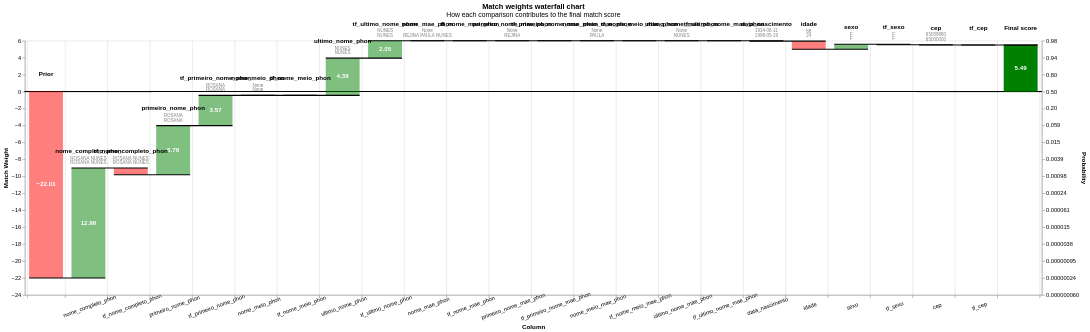

Source (notebook cell):
### Markdown cell above
## 6. Erros de predição

Waterfall dos pares em que o modelo discorda da coorte, no threshold escolhido.
Falsos negativos que não passaram por nenhuma blocking rule não aparecem aqui —
esses são perda de blocking, não de scoring, e são medidos na seção 7.

### Code cell
THRESHOLD_AVALIACAO = 0.95

records_fp = linker.evaluation.prediction_errors_from_labels_table(
    labels_sdf,
    threshold_match_probability=THRESHOLD_AVALIACAO,
    include_false_negatives=False,
    include_false_positives=True,
).as_record_dict(limit=20)
print('Falsos positivos (amostra):', len(records_fp))
if records_fp:
    display(linker.visualisations.waterfall_chart(records_fp, filter_nulls=False))

### Figure 1 — Vega-Lite specification as saved in the notebook (floating-point values rounded to 4 significant figures; data arrays with more than 128 entries replaced by an {"elided": "..."} marker saying what was removed)
{"config": {"view": {"continuousWidth": 400, "continuousHeight": 300}}, "layer": [{"layer": [{"mark": "rule", "encoding": {"color": {"value": "black"}, "size": {"value": 0.5}, "y": {"field": "zero", "type": "quantitative"}}}, {"mark": {"type": "bar", "width": 60}, "encoding": {"color": {"condition": {"test": "(datum.log2_bayes_factor < 0)", "value": "red"}, "value": "green"}, "opacity": {"condition": {"test": "datum.column_name == 'Prior match weight' || datum.column_name == 'Final score'", "value": 1}, "value": 0.5}, "tooltip": [{"field": "column_name", "title": "Comparison column", "type": "nominal"}, {"field": "value_l", "title": "Value (L)", "type": "nominal"}, {"field": "value_r", "title": "Value (R)", "type": "nominal"}, {"field": "label_for_charts", "title": "Label", "type": "ordinal"}, {"field": "sql_condition", "title": "SQL condition", "type": "nominal"}, {"field": "comparison_vector_value", "title": "Comparison vector value", "type": "nominal"}, {"field": "bayes_factor", "format": ",.4f", "title": "Bayes factor = m/u", "type": "quantitative"}, {"field": "log2_bayes_factor", "format": ",.4f", "title": "Match weight = log2(m/u)", "type": "quantitative"}, {"field": "prob", "format": ".4f", "title": "Cumulative match probability", "type": "quantitative"}, {"field": "bayes_factor_description", "title": "Match weight description", "type": "nominal"}], "x": {"axis": {"grid": true, "labelAlign": "center", "labelAngle": -20, "labelExpr": "datum.value == 'Prior' || datum.value == 'Final score' ? '' : datum.value", "labelPadding": 10, "tickBand": "extent", "title": "Column"}, "field": "column_name", "sort": {"field": "bar_sort_order", "order": "ascending"}, "type": "nominal"}, "y": {"axis": {"grid": false, "orient": "left", "title": "Match Weight"}, "field": "previous_sum", "type": "quantitative"}, "y2": {"field": "sum"}}}, {"mark": {"type": "text", "fontWeight": "bold"}, "encoding": {"color": {"value": "white"}, "text": {"condition": {"test": "abs(datum.log2_bayes_factor) > 1", "field": "log2_bayes_factor", "format": ".2f", "type": "nominal"}, "value": ""}, "x": {"axis": {"labelAngle": -20, "title": "Column"}, "field": "column_name", "sort": {"field": "bar_sort_order", "order": "ascending"}, "type": "nominal"}, "y": {"axis": {"orient": "left"}, "field": "center", "type": "quantitative"}}}, {"mark": {"type": "text", "baseline": "bottom", "dy": -25, "fontWeight": "bold"}, "encoding": {"color": {"value": "black"}, "text": {"field": "column_name", "type": "nominal"}, "x": {"axis": {"labelAngle": -20, "title": "Column"}, "field": "column_name", "sort": {"field": "bar_sort_order", "order": "ascending"}, "type": "nominal"}, "y": {"field": "sum_top", "type": "quantitative"}}}, {"mark": {"type": "text", "baseline": "bottom", "dy": -13, "fontSize": 8}, "encoding": {"color": {"value": "grey"}, "text": {"field": "value_l", "type": "nominal"}, "x": {"axis": {"labelAngle": -20, "title": "Column"}, "field": "column_name", "sort": {"field": "bar_sort_order", "order": "ascending"}, "type": "nominal"}, "y": {"field": "sum_top", "type": "quantitative"}}}, {"mark": {"type": "text", "baseline": "bottom", "dy": -5, "fontSize": 8}, "encoding": {"color": {"value": "grey"}, "text": {"field": "value_r", "type": "nominal"}, "x": {"axis": {"labelAngle": -20, "title": "Column"}, "field": "column_name", "sort": {"field": "bar_sort_order", "order": "ascending"}, "type": "nominal"}, "y": {"field": "sum_top", "type": "quantitative"}}}]}, {"mark": {"type": "rule", "color": "black", "strokeWidth": 2, "x2Offset": 30, "xOffset": -30}, "encoding": {"x": {"axis": {"labelAngle": -20, "title": "Column"}, "field": "column_name", "sort": {"field": "bar_sort_order", "order": "ascending"}, "type": "nominal"}, "x2": {"field": "lead"}, "y": {"axis": {"labelExpr": "format(1 / (1 + pow(2, -1*datum.value)), '.2r')", "orient": "right", "title": "Probability"}, "field": "sum", "scale": {"zero": false}, "type": "quantitative"}}}], "data": {"name": "data-5e6c0ba395319e053b3ff98f5104c6fe"}, "height": 450, "params": [{"name": "record_number", "bind": {"input": "range", "max": 19, "min": 0, "step": 1}, "value": 0}], "resolve": {"axis": {"y": "independent"}}, "title": {"text": "Match weights waterfall chart", "subtitle": "How each comparison contributes to the final match score"}, "transform": [{"filter": "(datum.record_number == record_number)"}, {"window": [{"op": "sum", "field": "log2_bayes_factor", "as": "sum"}, {"op": "lead", "field": "column_name", "as": "lead"}], "frame": [null, 0]}, {"calculate": "datum.column_name === \"Final score\" ? datum.sum - datum.log2_bayes_factor : datum.sum", "as": "sum"}, {"calculate": "datum.lead === null ? datum.column_name : datum.lead", "as": "lead"}, {"calculate": "datum.column_name === \"Final score\" || datum.column_name === \"Prior match weight\" ? 0 : datum.sum - datum.log2_bayes_factor", "as": "previous_sum"}, {"calculate": "datum.sum > datum.previous_sum ? datum.column_name : \"\"", "as": "top_label"}, {"calculate": "datum.sum < datum.previous_sum ? datum.column_name : \"\"", "as": "bottom_label"}, {"calculate": "datum.sum > datum.previous_sum ? datum.sum : datum.previous_sum", "as": "sum_top"}, {"calculate": "datum.sum < datum.previous_sum ? datum.sum : datum.previous_sum", "as": "sum_bottom"}, {"calculate": "(datum.sum + datum.previous_sum) / 2", "as": "center"}, {"calculate": "(datum.log2_bayes_factor > 0 ? \"+\" : \"\") + datum.log2_bayes_factor", "as": "text_log2_bayes_factor"}, {"calculate": "datum.sum < datum.previous_sum ? 4 : -4", "as": "dy"}, {"calculate": "datum.sum < datum.previous_sum ? \"top\" : \"bottom\"", "as": "baseline"}, {"calculate": "1. / (1 + pow(2, -1.*datum.sum))", "as": "prob"}, {"calculate": "0*datum.sum", "as": "zero"}], "width": {"step": 75}, "$schema": "https://vega.github.io/schema/vega-lite/v5.9.3.json", "datasets": {"data-5e6c0ba395319e053b3ff98f5104c6fe": {"elided": "480 records"}}}
